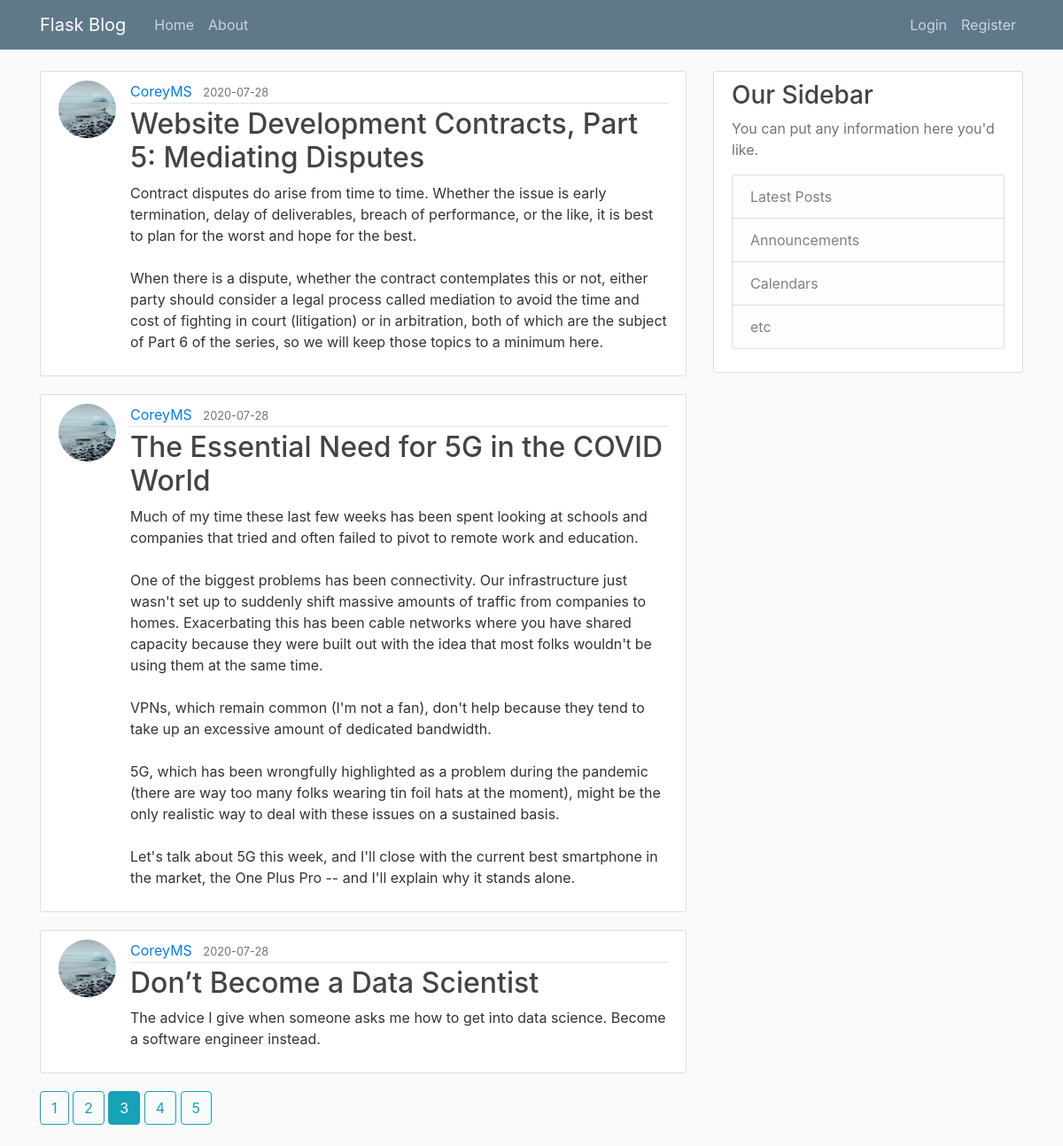
Screenshot of /home?page=3 with the database file from the repository.
### flaskblog/models.py (models this page shows, shortened)
class Post(db.Model):
    id = db.Column(db.Integer, primary_key=True)
    title = db.Column(db.String(100), nullable=False)
    date_posted = db.Column(db.DateTime, nullable=False, default=datetime.utcnow)
    content = db.Column(db.Text, nullable=False)
    user_id = db.Column(db.Integer, db.ForeignKey('user.id'), nullable=False)

class User(db.Model, UserMixin):
    id = db.Column(db.Integer, primary_key=True)
    username = db.Column(db.String(20), unique=True, nullable=False)
    email = db.Column(db.String(120), unique=True, nullable=False)
    image_file = db.Column(db.String(120), nullable=False, default='default.jpg')
    password = db.Column(db.String(60), nullable=False)
    posts = db.relationship('Post', backref='author', lazy=True)

### flaskblog/main/routes.py (the view)
@main.route('/')
@main.route('/home')
def home():
    page = request.args.get('page', 1, type=int)
    posts = Post.query.order_by(Post.date_posted.desc()).paginate(page=page, per_page=3)
    return render_template('home.html', posts=posts)

### flaskblog/templates/home.html
{% extends "layout.html" %}
{% block content %}
  {% for post in posts.items %}
    <article class="media content-section">
      <img src="{{ url_for('static', filename='profile_pics/' + post.author.image_file) }}" alt="" class="rounded-circle article-img">
      <div class="media-body">
        <div class="article-metadata">
          <a class="mr-2" href="{{ url_for('users.user_posts', username=post.author.username) }}">{{ post.author.username }}</a>
          <small class="text-muted">{{ post.date_posted.strftime('%Y-%m-%d') }}</small>
        </div>
        <h2><a class="article-title" href="{{ url_for('posts.post', post_id=post.id) }}">{{ post.title }}</a></h2>
        <p class="article-content">{{ post.content }}</p>
      </div>
</article>
  {% endfor %}
  {% for page_num in posts.iter_pages(left_edge=1, right_edge=1, left_current=1, right_current=2) %}
    {% if page_num %}
      {% if posts.page == page_num %}
        <a class="btn btn-info mb-4" href="{{ url_for('main.home', page=page_num) }}">{{ page_num }}</a>
      {% else %}
        <a class="btn btn-outline-info mb-4" href="{{ url_for('main.home', page=page_num) }}">{{ page_num }}</a>
      {% endif %}
    {% else %}
      ...
    {% endif %}
  {% endfor %}
{% endblock content %}

### flaskblog/static/main.css (style rules this page uses)
body { background: #fafafa; color: #333333; margin-top: 5rem; }
h1, h2, h3, h4, h5, h6 { color: #444444; }
.content-section { background: #ffffff; padding: 10px 20px; border: 1px solid #dddddd; border-radius: 3px; margin-bottom: 20px; }
.article-title { color: #444444; }
.article-content { white-space: pre-line; }
.article-img { height: 65px; width: 65px; margin-right: 16px; }
.article-metadata { padding-bottom: 1px; margin-bottom: 4px; border-bottom: 1px solid #e3e3e3 }

### rows the page displays
Post: image_file (picture), author.username "CoreyMS", date_posted "2020-07-28", title "Website Development Contracts, Part 5: Mediating Disputes", content "Contract disputes do arise from time to time. Whether the issue is early termination, delay of deliverables, breach of performance, or the like, it is best to plan for the worst and hope for the best. When there is a dispute, whether the contract contemplates this or not, either party should consider a legal process called mediation to avoid the time and cost of fighting in court (litigation) or in arbitration, both of which are the subject of Part 6 of the series, so we will keep those topics to a minimum here."
Post: image_file (picture), author.username "CoreyMS", date_posted "2020-07-28", title "The Essential Need for 5G in the COVID World", content "Much of my time these last few weeks has been spent looking at schools and companies that tried and often failed to pivot to remote work and education. One of the biggest problems has been connectivity. Our infrastructure just wasn't set up to suddenly shift massive amounts of traffic from companies to homes. Exacerbating this has been cable networks where you have shared capacity because they were built out with the idea that most folks wouldn't be using them at the same time. VPNs, which remain common (I'm not a fan), don't help because they tend to take up an excessive amount of dedicated bandwidth. 5G, which has been wrongfully highlighted as a problem during the pandemic (there are way…"
Post: image_file (picture), author.username "CoreyMS", date_posted "2020-07-28", title "Don’t Become a Data Scientist", content "The advice I give when someone asks me how to get into data science. Become a software engineer instead."

### other values shown
{{ page_num }} "1" "2" "4" "5"
{{ page_num }} "3"
